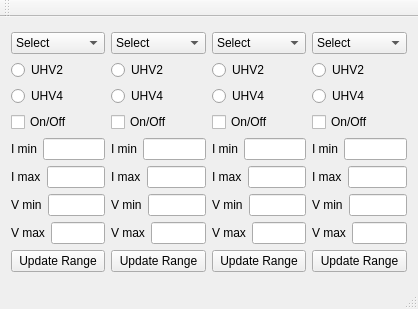
<?xml version="1.0" encoding="UTF-8"?>
<ui version="4.0">
 <class>MainWindow</class>
 <widget class="QMainWindow" name="MainWindow">
  <property name="geometry">
   <rect>
    <x>0</x>
    <y>0</y>
    <width>418</width>
    <height>309</height>
   </rect>
  </property>
  <property name="windowTitle">
   <string>MainWindow</string>
  </property>
  <widget class="QWidget" name="centralWidget">
   <layout class="QGridLayout" name="gridLayout_2">
    <item row="0" column="0">
     <layout class="QGridLayout" name="gridLayout">
      <item row="0" column="0">
       <layout class="QVBoxLayout" name="verticalLayout_14">
        <item>
         <layout class="QVBoxLayout" name="verticalLayout">
          <item>
           <widget class="QComboBox" name="comboBox1">
            <item>
             <property name="text">
              <string>Select </string>
             </property>
            </item>
            <item>
             <property name="text">
              <string>cong1</string>
             </property>
            </item>
            <item>
             <property name="text">
              <string>COM1</string>
             </property>
            </item>
           </widget>
          </item>
          <item>
           <widget class="QRadioButton" name="radioButton11">
            <property name="text">
             <string>UHV2</string>
            </property>
            <attribute name="buttonGroup">
             <string notr="true">buttonGroup1</string>
            </attribute>
           </widget>
          </item>
          <item>
           <widget class="QRadioButton" name="radioButton12">
            <property name="text">
             <string>UHV4</string>
            </property>
            <attribute name="buttonGroup">
             <string notr="true">buttonGroup1</string>
            </attribute>
           </widget>
          </item>
          <item>
           <widget class="QCheckBox" name="checkBox1">
            <property name="text">
             <string>On/Off</string>
            </property>
           </widget>
          </item>
         </layout>
        </item>
        <item>
         <layout class="QVBoxLayout" name="verticalLayout_2">
          <item>
           <layout class="QHBoxLayout" name="horizontalLayout_5">
            <item>
             <widget class="QLabel" name="label">
              <property name="text">
               <string>I min</string>
              </property>
             </widget>
            </item>
            <item>
             <widget class="QLineEdit" name="MinI1"/>
            </item>
           </layout>
          </item>
          <item>
           <layout class="QHBoxLayout" name="horizontalLayout_2">
            <item>
             <widget class="QLabel" name="label_2">
              <property name="text">
               <string>I max</string>
              </property>
             </widget>
            </item>
            <item>
             <widget class="QLineEdit" name="MaxI1"/>
            </item>
           </layout>
          </item>
          <item>
           <layout class="QHBoxLayout" name="horizontalLayout_3">
            <item>
             <widget class="QLabel" name="label_3">
              <property name="text">
               <string>V min</string>
              </property>
             </widget>
            </item>
            <item>
             <widget class="QLineEdit" name="MinV1"/>
            </item>
           </layout>
          </item>
          <item>
           <layout class="QHBoxLayout" name="horizontalLayout_4">
            <item>
             <widget class="QLabel" name="label_4">
              <property name="text">
               <string>V max</string>
              </property>
             </widget>
            </item>
            <item>
             <widget class="QLineEdit" name="MaxV1"/>
            </item>
           </layout>
          </item>
          <item>
           <widget class="QPushButton" name="pushButton1">
            <property name="text">
             <string>Update Range</string>
            </property>
           </widget>
          </item>
         </layout>
        </item>
       </layout>
      </item>
      <item row="0" column="1">
       <layout class="QVBoxLayout" name="verticalLayout_15">
        <item>
         <layout class="QVBoxLayout" name="verticalLayout_4">
          <item>
           <widget class="QComboBox" name="comboBox2">
            <item>
             <property name="text">
              <string>Select</string>
             </property>
            </item>
           </widget>
          </item>
          <item>
           <widget class="QRadioButton" name="radioButton21">
            <property name="text">
             <string>UHV2</string>
            </property>
            <attribute name="buttonGroup">
             <string notr="true">buttonGroup2</string>
            </attribute>
           </widget>
          </item>
          <item>
           <widget class="QRadioButton" name="radioButton22">
            <property name="text">
             <string>UHV4</string>
            </property>
            <attribute name="buttonGroup">
             <string notr="true">buttonGroup2</string>
            </attribute>
           </widget>
          </item>
          <item>
           <widget class="QCheckBox" name="checkBox2">
            <property name="text">
             <string>On/Off</string>
            </property>
           </widget>
          </item>
         </layout>
        </item>
        <item>
         <layout class="QVBoxLayout" name="verticalLayout_3">
          <item>
           <layout class="QHBoxLayout" name="horizontalLayout_10">
            <item>
             <widget class="QLabel" name="label_9">
              <property name="text">
               <string>I min</string>
              </property>
             </widget>
            </item>
            <item>
             <widget class="QLineEdit" name="MinI2"/>
            </item>
           </layout>
          </item>
          <item>
           <layout class="QHBoxLayout" name="horizontalLayout_11">
            <item>
             <widget class="QLabel" name="label_10">
              <property name="text">
               <string>I max</string>
              </property>
             </widget>
            </item>
            <item>
             <widget class="QLineEdit" name="MaxI2"/>
            </item>
           </layout>
          </item>
          <item>
           <layout class="QHBoxLayout" name="horizontalLayout_12">
            <item>
             <widget class="QLabel" name="label_11">
              <property name="text">
               <string>V min</string>
              </property>
             </widget>
            </item>
            <item>
             <widget class="QLineEdit" name="MinV2"/>
            </item>
           </layout>
          </item>
          <item>
           <layout class="QHBoxLayout" name="horizontalLayout_13">
            <item>
             <widget class="QLabel" name="label_12">
              <property name="text">
               <string>V max</string>
              </property>
             </widget>
            </item>
            <item>
             <widget class="QLineEdit" name="MaxV2"/>
            </item>
           </layout>
          </item>
          <item>
           <widget class="QPushButton" name="pushButton2">
            <property name="text">
             <string>Update Range</string>
            </property>
           </widget>
          </item>
         </layout>
        </item>
       </layout>
      </item>
      <item row="0" column="2">
       <layout class="QVBoxLayout" name="verticalLayout_13">
        <item>
         <layout class="QVBoxLayout" name="verticalLayout_5">
          <item>
           <widget class="QComboBox" name="comboBox3">
            <item>
             <property name="text">
              <string>Select</string>
             </property>
            </item>
           </widget>
          </item>
          <item>
           <widget class="QRadioButton" name="radioButton31">
            <property name="text">
             <string>UHV2</string>
            </property>
           </widget>
          </item>
          <item>
           <widget class="QRadioButton" name="radioButton32">
            <property name="text">
             <string>UHV4</string>
            </property>
           </widget>
          </item>
          <item>
           <widget class="QCheckBox" name="checkBox3">
            <property name="text">
             <string>On/Off</string>
            </property>
           </widget>
          </item>
         </layout>
        </item>
        <item>
         <layout class="QVBoxLayout" name="verticalLayout_10">
          <item>
           <layout class="QHBoxLayout" name="horizontalLayout_14">
            <item>
             <widget class="QLabel" name="label_13">
              <property name="text">
               <string>I min</string>
              </property>
             </widget>
            </item>
            <item>
             <widget class="QLineEdit" name="MinI3"/>
            </item>
           </layout>
          </item>
          <item>
           <layout class="QHBoxLayout" name="horizontalLayout_15">
            <item>
             <widget class="QLabel" name="label_14">
              <property name="text">
               <string>I max</string>
              </property>
             </widget>
            </item>
            <item>
             <widget class="QLineEdit" name="MaxI3"/>
            </item>
           </layout>
          </item>
          <item>
           <layout class="QHBoxLayout" name="horizontalLayout_16">
            <item>
             <widget class="QLabel" name="label_15">
              <property name="text">
               <string>V min</string>
              </property>
             </widget>
            </item>
            <item>
             <widget class="QLineEdit" name="MinV3"/>
            </item>
           </layout>
          </item>
          <item>
           <layout class="QHBoxLayout" name="horizontalLayout_17">
            <item>
             <widget class="QLabel" name="label_16">
              <property name="text">
               <string>V max</string>
              </property>
             </widget>
            </item>
            <item>
             <widget class="QLineEdit" name="MaxV3"/>
            </item>
           </layout>
          </item>
          <item>
           <widget class="QPushButton" name="pushButton3">
            <property name="text">
             <string>Update Range</string>
            </property>
           </widget>
          </item>
         </layout>
        </item>
       </layout>
      </item>
      <item row="0" column="3">
       <layout class="QVBoxLayout" name="verticalLayout_12">
        <item>
         <layout class="QVBoxLayout" name="verticalLayout_6">
          <item>
           <widget class="QComboBox" name="comboBox4">
            <item>
             <property name="text">
              <string>Select</string>
             </property>
            </item>
           </widget>
          </item>
          <item>
           <widget class="QRadioButton" name="radioButton41">
            <property name="text">
             <string>UHV2</string>
            </property>
           </widget>
          </item>
          <item>
           <widget class="QRadioButton" name="radioButton42">
            <property name="text">
             <string>UHV4</string>
            </property>
           </widget>
          </item>
          <item>
           <widget class="QCheckBox" name="checkBox4">
            <property name="text">
             <string>On/Off</string>
            </property>
           </widget>
          </item>
         </layout>
        </item>
        <item>
         <layout class="QVBoxLayout" name="verticalLayout_11">
          <item>
           <layout class="QHBoxLayout" name="horizontalLayout_18">
            <item>
             <widget class="QLabel" name="label_17">
              <property name="text">
               <string>I min</string>
              </property>
             </widget>
            </item>
            <item>
             <widget class="QLineEdit" name="MinI4"/>
            </item>
           </layout>
          </item>
          <item>
           <layout class="QHBoxLayout" name="horizontalLayout_19">
            <item>
             <widget class="QLabel" name="label_18">
              <property name="text">
               <string>I max</string>
              </property>
             </widget>
            </item>
            <item>
             <widget class="QLineEdit" name="MaxI4"/>
            </item>
           </layout>
          </item>
          <item>
           <layout class="QHBoxLayout" name="horizontalLayout_20">
            <item>
             <widget class="QLabel" name="label_19">
              <property name="text">
               <string>V min</string>
              </property>
             </widget>
            </item>
            <item>
             <widget class="QLineEdit" name="MinV4"/>
            </item>
           </layout>
          </item>
          <item>
           <layout class="QHBoxLayout" name="horizontalLayout_21">
            <item>
             <widget class="QLabel" name="label_20">
              <property name="text">
               <string>V max</string>
              </property>
             </widget>
            </item>
            <item>
             <widget class="QLineEdit" name="MaxV4"/>
            </item>
           </layout>
          </item>
          <item>
           <widget class="QPushButton" name="pushButton4">
            <property name="text">
             <string>Update Range</string>
            </property>
           </widget>
          </item>
         </layout>
        </item>
       </layout>
      </item>
     </layout>
    </item>
   </layout>
  </widget>
  <widget class="QMenuBar" name="menuBar">
   <property name="geometry">
    <rect>
     <x>0</x>
     <y>0</y>
     <width>418</width>
     <height>21</height>
    </rect>
   </property>
  </widget>
  <widget class="QToolBar" name="mainToolBar">
   <attribute name="toolBarArea">
    <enum>TopToolBarArea</enum>
   </attribute>
   <attribute name="toolBarBreak">
    <bool>false</bool>
   </attribute>
  </widget>
  <widget class="QStatusBar" name="statusBar"/>
 </widget>
 <layoutdefault spacing="6" margin="11"/>
 <resources/>
 <connections/>
 <buttongroups>
  <buttongroup name="buttonGroup2"/>
  <buttongroup name="buttonGroup1"/>
 </buttongroups>
</ui>
